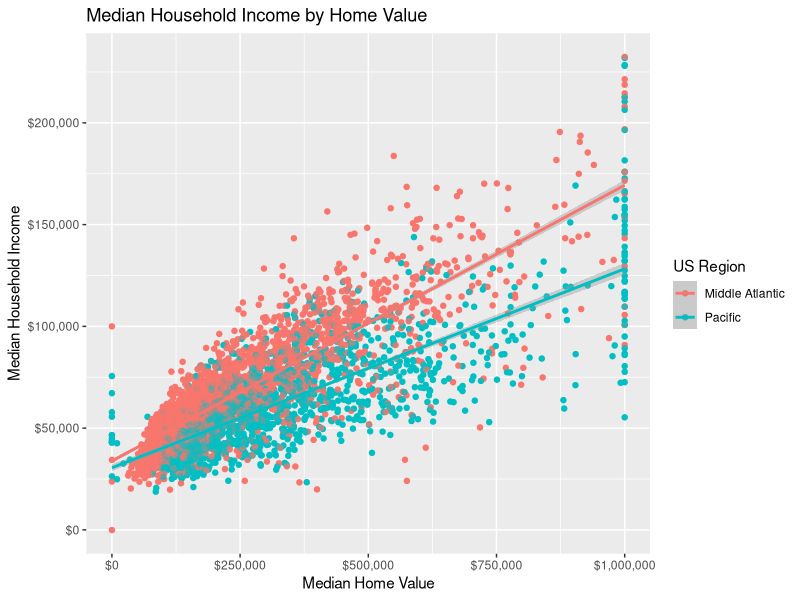

The R script that drew this image:
## ---- chunk 1
data<-read.csv("TreeCityUSA.csv") #Read data in
## ---- chunk 2
library(tidyverse)
p_gm <- ggplot(subset(data, region9 %in% c("Pacific", "Middle Atlantic")),
               mapping=aes (x=hm_val_med,
                              y=hh_inc_med,
                              color=region9))
p_gm <- p_gm + geom_point()
p_gm <- p_gm + ylab ("Median Household Income") + xlab("Median Home Value")+scale_x_continuous(labels = scales::dollar_format())+ scale_y_continuous(labels=scales::dollar_format()) + ggtitle("Median Household Income by Home Value")
p_gm <- p_gm + labs(color="US Region")
p_gm<- p_gm + geom_point(alpha = 0.3) + stat_smooth(method = "lm")

p_gm
